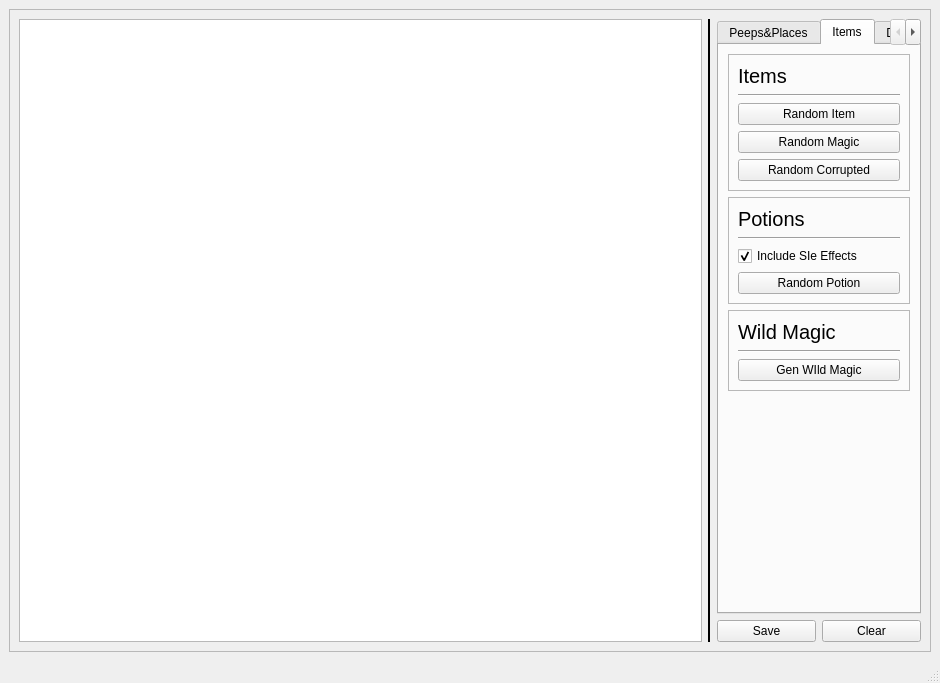
<?xml version="1.0" encoding="UTF-8"?>
<ui version="4.0">
 <class>Ginaa_GUI</class>
 <widget class="QMainWindow" name="Ginaa_GUI">
  <property name="geometry">
   <rect>
    <x>0</x>
    <y>0</y>
    <width>940</width>
    <height>683</height>
   </rect>
  </property>
  <property name="sizePolicy">
   <sizepolicy hsizetype="Preferred" vsizetype="Expanding">
    <horstretch>0</horstretch>
    <verstretch>0</verstretch>
   </sizepolicy>
  </property>
  <property name="windowTitle">
   <string>MainWindow</string>
  </property>
  <widget class="QWidget" name="centralwidget">
   <layout class="QGridLayout" name="gridLayout_5">
    <item row="0" column="0">
     <widget class="QFrame" name="main_frame">
      <property name="frameShape">
       <enum>QFrame::StyledPanel</enum>
      </property>
      <property name="frameShadow">
       <enum>QFrame::Raised</enum>
      </property>
      <layout class="QGridLayout" name="gridLayout_4">
       <item row="0" column="1" rowspan="2">
        <widget class="Line" name="main_sep_line">
         <property name="frameShadow">
          <enum>QFrame::Plain</enum>
         </property>
         <property name="lineWidth">
          <number>2</number>
         </property>
         <property name="orientation">
          <enum>Qt::Vertical</enum>
         </property>
        </widget>
       </item>
       <item row="0" column="2">
        <widget class="QTabWidget" name="tabWidget">
         <property name="sizePolicy">
          <sizepolicy hsizetype="Preferred" vsizetype="Expanding">
           <horstretch>0</horstretch>
           <verstretch>0</verstretch>
          </sizepolicy>
         </property>
         <property name="currentIndex">
          <number>1</number>
         </property>
         <widget class="QWidget" name="peeps_and_paces_tab">
          <attribute name="title">
           <string>Peeps&amp;&amp;Places</string>
          </attribute>
          <layout class="QGridLayout" name="gridLayout_8">
           <item row="0" column="0">
            <widget class="QFrame" name="char_button_frame">
             <property name="frameShape">
              <enum>QFrame::StyledPanel</enum>
             </property>
             <property name="frameShadow">
              <enum>QFrame::Raised</enum>
             </property>
             <layout class="QGridLayout" name="gridLayout">
              <item row="2" column="0">
               <widget class="QCheckBox" name="chaotic_char_box">
                <property name="text">
                 <string>Chaotic Char</string>
                </property>
               </widget>
              </item>
              <item row="3" column="0">
               <widget class="QComboBox" name="character_type_box">
                <property name="currentIndex">
                 <number>4</number>
                </property>
                <item>
                 <property name="text">
                  <string>General</string>
                 </property>
                </item>
                <item>
                 <property name="text">
                  <string>Small Town</string>
                 </property>
                </item>
                <item>
                 <property name="text">
                  <string>Outskirts</string>
                 </property>
                </item>
                <item>
                 <property name="text">
                  <string>Underdark</string>
                 </property>
                </item>
                <item>
                 <property name="text">
                  <string>Any</string>
                 </property>
                </item>
               </widget>
              </item>
              <item row="1" column="0">
               <widget class="Line" name="characters_line">
                <property name="orientation">
                 <enum>Qt::Horizontal</enum>
                </property>
               </widget>
              </item>
              <item row="4" column="0">
               <widget class="QPushButton" name="generate_char_button">
                <property name="text">
                 <string>Generate Character</string>
                </property>
               </widget>
              </item>
              <item row="0" column="0">
               <widget class="QLabel" name="character_labels">
                <property name="font">
                 <font>
                  <pointsize>15</pointsize>
                 </font>
                </property>
                <property name="text">
                 <string>Characters</string>
                </property>
               </widget>
              </item>
             </layout>
            </widget>
           </item>
           <item row="1" column="0">
            <widget class="QFrame" name="taverns_button_frame">
             <property name="frameShape">
              <enum>QFrame::StyledPanel</enum>
             </property>
             <property name="frameShadow">
              <enum>QFrame::Raised</enum>
             </property>
             <layout class="QGridLayout" name="gridLayout_2">
              <item row="0" column="0">
               <widget class="QLabel" name="tavern_label">
                <property name="font">
                 <font>
                  <pointsize>15</pointsize>
                 </font>
                </property>
                <property name="text">
                 <string>Taverns</string>
                </property>
               </widget>
              </item>
              <item row="1" column="0">
               <widget class="Line" name="tavern_line">
                <property name="orientation">
                 <enum>Qt::Horizontal</enum>
                </property>
               </widget>
              </item>
              <item row="2" column="0">
               <widget class="QPushButton" name="generate_tavern_button">
                <property name="text">
                 <string>Generate Tavern</string>
                </property>
               </widget>
              </item>
             </layout>
            </widget>
           </item>
           <item row="2" column="0">
            <spacer name="verticalSpacer_2">
             <property name="orientation">
              <enum>Qt::Vertical</enum>
             </property>
             <property name="sizeHint" stdset="0">
              <size>
               <width>20</width>
               <height>301</height>
              </size>
             </property>
            </spacer>
           </item>
          </layout>
         </widget>
         <widget class="QWidget" name="items_tab">
          <attribute name="title">
           <string>Items</string>
          </attribute>
          <layout class="QGridLayout" name="gridLayout_11">
           <item row="0" column="0">
            <widget class="QFrame" name="frame">
             <property name="frameShape">
              <enum>QFrame::StyledPanel</enum>
             </property>
             <property name="frameShadow">
              <enum>QFrame::Raised</enum>
             </property>
             <layout class="QGridLayout" name="gridLayout_3">
              <item row="0" column="0">
               <widget class="QLabel" name="label">
                <property name="font">
                 <font>
                  <pointsize>15</pointsize>
                 </font>
                </property>
                <property name="text">
                 <string>Items</string>
                </property>
               </widget>
              </item>
              <item row="1" column="0">
               <widget class="Line" name="line">
                <property name="orientation">
                 <enum>Qt::Horizontal</enum>
                </property>
               </widget>
              </item>
              <item row="2" column="0">
               <widget class="QPushButton" name="random_item_button">
                <property name="text">
                 <string>Random Item</string>
                </property>
               </widget>
              </item>
              <item row="3" column="0">
               <widget class="QPushButton" name="random_magic_item_button">
                <property name="text">
                 <string>Random Magic</string>
                </property>
               </widget>
              </item>
              <item row="4" column="0">
               <widget class="QPushButton" name="random_corrupted_item_button">
                <property name="text">
                 <string>Random Corrupted</string>
                </property>
               </widget>
              </item>
             </layout>
            </widget>
           </item>
           <item row="1" column="0">
            <widget class="QFrame" name="frame_2">
             <property name="frameShape">
              <enum>QFrame::StyledPanel</enum>
             </property>
             <property name="frameShadow">
              <enum>QFrame::Raised</enum>
             </property>
             <layout class="QGridLayout" name="gridLayout_6">
              <item row="0" column="0">
               <widget class="QLabel" name="label_2">
                <property name="font">
                 <font>
                  <pointsize>15</pointsize>
                 </font>
                </property>
                <property name="text">
                 <string>Potions</string>
                </property>
               </widget>
              </item>
              <item row="1" column="0">
               <widget class="Line" name="line_2">
                <property name="orientation">
                 <enum>Qt::Horizontal</enum>
                </property>
               </widget>
              </item>
              <item row="3" column="0">
               <widget class="QPushButton" name="random_potion_button">
                <property name="text">
                 <string>Random Potion</string>
                </property>
                <property name="flat">
                 <bool>false</bool>
                </property>
               </widget>
              </item>
              <item row="2" column="0">
               <widget class="QCheckBox" name="include_side_effects_box">
                <property name="text">
                 <string>Include SIe Effects</string>
                </property>
                <property name="checked">
                 <bool>true</bool>
                </property>
               </widget>
              </item>
             </layout>
            </widget>
           </item>
           <item row="2" column="0">
            <widget class="QFrame" name="frame_4">
             <property name="frameShape">
              <enum>QFrame::StyledPanel</enum>
             </property>
             <property name="frameShadow">
              <enum>QFrame::Raised</enum>
             </property>
             <layout class="QGridLayout" name="gridLayout_7">
              <item row="0" column="0">
               <widget class="QLabel" name="label_4">
                <property name="font">
                 <font>
                  <pointsize>15</pointsize>
                 </font>
                </property>
                <property name="text">
                 <string>Wild Magic</string>
                </property>
               </widget>
              </item>
              <item row="1" column="0">
               <widget class="Line" name="line_4">
                <property name="orientation">
                 <enum>Qt::Horizontal</enum>
                </property>
               </widget>
              </item>
              <item row="2" column="0">
               <widget class="QPushButton" name="wild_magic_button">
                <property name="text">
                 <string>Gen WIld Magic</string>
                </property>
               </widget>
              </item>
             </layout>
            </widget>
           </item>
           <item row="3" column="0">
            <spacer name="verticalSpacer">
             <property name="orientation">
              <enum>Qt::Vertical</enum>
             </property>
             <property name="sizeHint" stdset="0">
              <size>
               <width>20</width>
               <height>233</height>
              </size>
             </property>
            </spacer>
           </item>
          </layout>
         </widget>
         <widget class="QWidget" name="dungon_tab">
          <attribute name="title">
           <string>Dungon</string>
          </attribute>
          <layout class="QGridLayout" name="gridLayout_10">
           <item row="0" column="0">
            <widget class="QFrame" name="frame_3">
             <property name="frameShape">
              <enum>QFrame::StyledPanel</enum>
             </property>
             <property name="frameShadow">
              <enum>QFrame::Raised</enum>
             </property>
             <layout class="QGridLayout" name="gridLayout_9">
              <item row="0" column="0">
               <widget class="QLabel" name="label_3">
                <property name="font">
                 <font>
                  <pointsize>15</pointsize>
                 </font>
                </property>
                <property name="text">
                 <string>Traps</string>
                </property>
               </widget>
              </item>
              <item row="1" column="0">
               <widget class="Line" name="line_3">
                <property name="orientation">
                 <enum>Qt::Horizontal</enum>
                </property>
               </widget>
              </item>
              <item row="2" column="0">
               <widget class="QPushButton" name="mechanical_trap_button">
                <property name="text">
                 <string>Mechanical</string>
                </property>
               </widget>
              </item>
              <item row="3" column="0">
               <widget class="QPushButton" name="magic_trap_button">
                <property name="text">
                 <string>Magic</string>
                </property>
               </widget>
              </item>
              <item row="4" column="0">
               <widget class="QPushButton" name="chaotic_trap_button">
                <property name="text">
                 <string>Chaotic</string>
                </property>
               </widget>
              </item>
             </layout>
            </widget>
           </item>
           <item row="1" column="0">
            <spacer name="verticalSpacer_3">
             <property name="orientation">
              <enum>Qt::Vertical</enum>
             </property>
             <property name="sizeHint" stdset="0">
              <size>
               <width>20</width>
               <height>352</height>
              </size>
             </property>
            </spacer>
           </item>
          </layout>
         </widget>
         <widget class="QWidget" name="tab">
          <attribute name="title">
           <string>Page</string>
          </attribute>
         </widget>
        </widget>
       </item>
       <item row="1" column="2">
        <layout class="QHBoxLayout" name="horizontalLayout">
         <item>
          <widget class="QPushButton" name="save_button">
           <property name="text">
            <string>Save</string>
           </property>
          </widget>
         </item>
         <item>
          <widget class="QPushButton" name="clear_button">
           <property name="text">
            <string>Clear</string>
           </property>
          </widget>
         </item>
        </layout>
       </item>
       <item row="0" column="0" rowspan="2">
        <widget class="QTextEdit" name="main_text">
         <property name="sizePolicy">
          <sizepolicy hsizetype="Expanding" vsizetype="Preferred">
           <horstretch>0</horstretch>
           <verstretch>0</verstretch>
          </sizepolicy>
         </property>
        </widget>
       </item>
      </layout>
     </widget>
    </item>
   </layout>
  </widget>
  <widget class="QMenuBar" name="menubar">
   <property name="geometry">
    <rect>
     <x>0</x>
     <y>0</y>
     <width>940</width>
     <height>22</height>
    </rect>
   </property>
  </widget>
  <widget class="QStatusBar" name="statusbar"/>
 </widget>
 <resources/>
 <connections/>
</ui>
